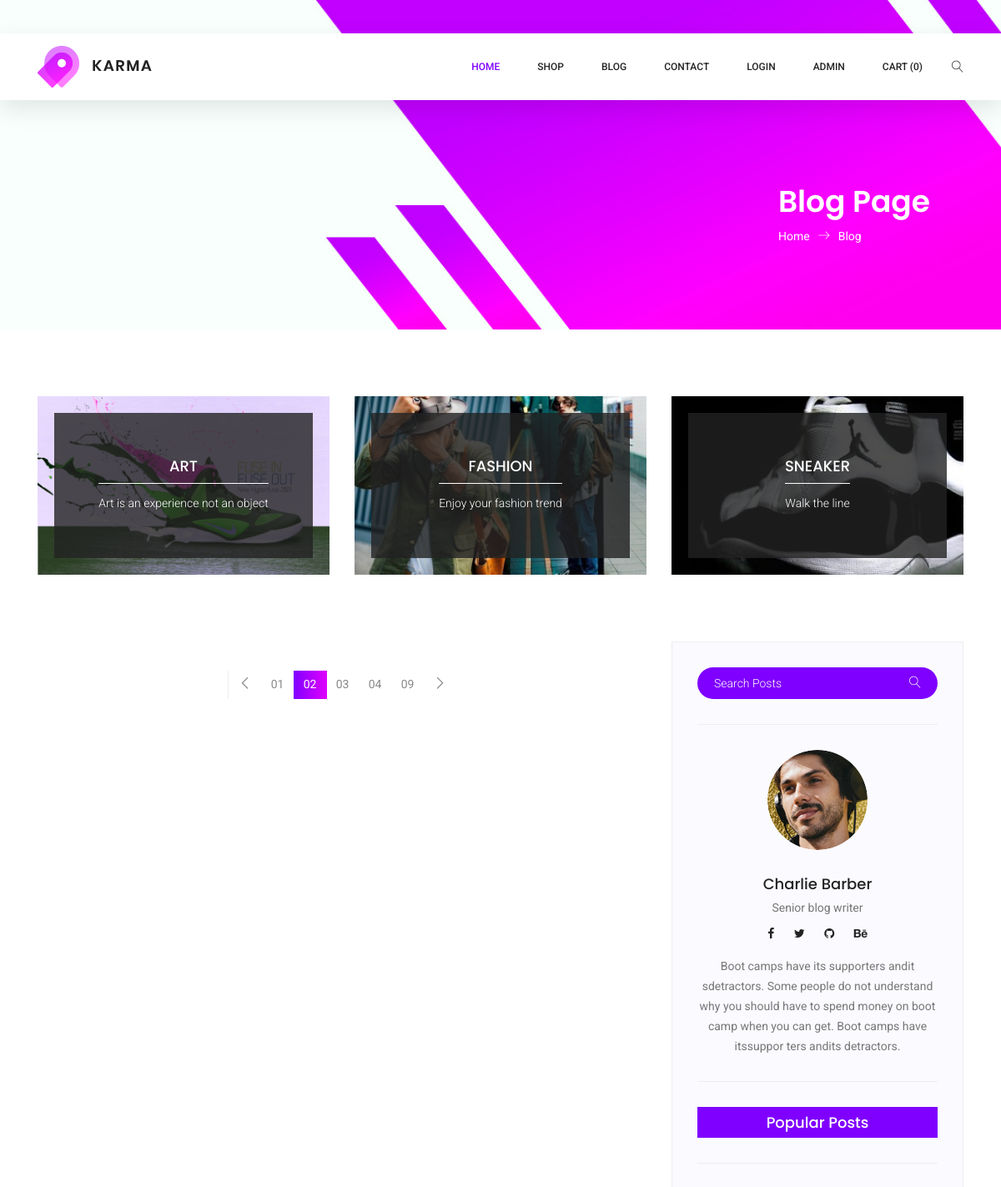
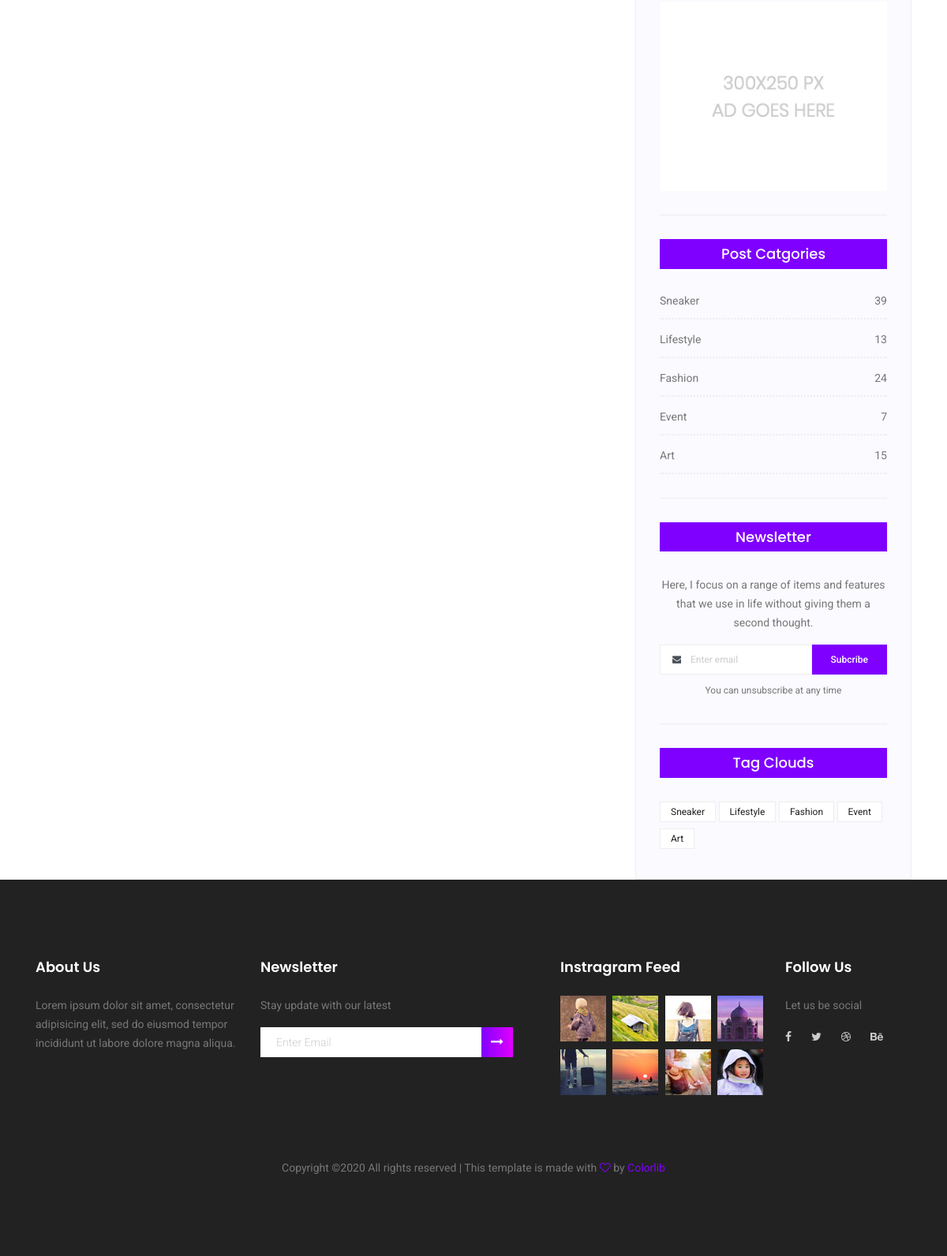
Screenshot of /blog.php with the database file from the repository (2 pictures, top to bottom).
### tables this page shows
CREATE TABLE `blog_catalog` (
  `id_catalog` int(11) NOT NULL,
  `catalog` varchar(256) NOT NULL,
  `number_post` int(255) NOT NULL
);

### blog.php (called while the page is built)
<?php
require_once('controllers/BlogController.php');
?>

### core/Connection.php (called while the page is built, shortened)
<?php
function getConnection(){
    $host= 'localhost';
    $dbname = 'PRO1014';
    $username = 'root';
    $password = '';
    $options = array(PDO::MYSQL_ATTR_INIT_COMMAND => 'SET NAMES utf8',
    PDO::ATTR_ERRMODE => PDO::ERRMODE_EXCEPTION);
    try {
        $conn = new PDO('mysql:host='.$host.';port=3307;dbname='.$dbname,$username,$password,$options);
        $conn->setAttribute(PDO::ATTR_ERRMODE, PDO::ERRMODE_EXCEPTION);
    }
    catch(PDOException $e){
        echo "Connection failed: " . $e->getMessage();
        die();
    }
    return $conn;
}
function query($sql){
    $connect = getConnection();
    $result = $connect->query($sql)->fetchAll();
    return $result;
}
?>

### models/BlogModel.php (called while the page is built, shortened)
<?php
function getAllBlogCatalog(){
    $sql = "select * from blog_catalog";
    return query($sql);
}
?>

### views/blog/area.php (the view, shortened to what this page needs)
<section class="blog_area">
       <div class="container">
           <div class="row">
               <div class="col-lg-8">
                   <div class="blog_left_sidebar">
                       <nav class="blog-pagination justify-content-center d-flex">
                           <ul class="pagination">
                               <li class="page-item">
                                   <a href="#" class="page-link" aria-label="Previous">
                                       <span aria-hidden="true">
                                           <span class="lnr lnr-chevron-left"></span>
                                       </span>
                                   </a>
                               </li>
                               <li class="page-item"><a href="#" class="page-link">01</a></li>
                               <li class="page-item active"><a href="#" class="page-link">02</a></li>
                               <li class="page-item"><a href="#" class="page-link">03</a></li>
                               <li class="page-item"><a href="#" class="page-link">04</a></li>
                               <li class="page-item"><a href="#" class="page-link">09</a></li>
                               <li class="page-item">
                                   <a href="#" class="page-link" aria-label="Next">
                                       <span aria-hidden="true">
                                           <span class="lnr lnr-chevron-right"></span>
                                       </span>
                                   </a>
                               </li>
                           </ul>
                       </nav>
                   </div>
               </div>
               <div class="col-lg-4">
                   <div class="blog_right_sidebar">
                       <aside class="single_sidebar_widget search_widget">
                           <div class="input-group">
                               <input type="text" class="form-control" placeholder="Search Posts" onfocus="this.placeholder = ''" onblur="this.placeholder = 'Search Posts'">
                               <span class="input-group-btn">
                                   <button class="btn btn-default" type="button"><i class="lnr lnr-magnifier"></i></button>
                               </span>
                           </div>
                           <div class="br"></div>
                       </aside>
                       <aside class="single_sidebar_widget author_widget">
                           <img class="author_img rounded-circle" src="assets/img/blog/author.png" alt="">
                           <h4>Charlie Barber</h4>
                           <p>Senior blog writer</p>
                           <div class="social_icon">
                               <a href="#"><i class="fa fa-facebook"></i></a>
                               <a href="#"><i class="fa fa-twitter"></i></a>
                               <a href="#"><i class="fa fa-github"></i></a>
                               <a href="#"><i class="fa fa-behance"></i></a>
                           </div>
                           <p>Boot camps have its supporters andit sdetractors. Some people do not understand why you
                               should have to spend money on boot camp when you can get. Boot camps have itssuppor
                               ters andits detractors.</p>
                           <div class="br"></div>
                       </aside>
                       <aside class="single_sidebar_widget popular_post_widget">
                           <h3 class="widget_title">Popular Posts</h3>
                           <div class="br"></div>
                       </aside>
                       <aside class="single_sidebar_widget ads_widget">
                           <a href="#"><img class="img-fluid" src="assets/img/blog/add.jpg" alt=""></a>
                           <div class="br"></div>
                       </aside>
                       <aside class="single_sidebar_widget post_category_widget">
                           <h4 class="widget_title">Post Catgories</h4>
                           <ul class="list cat-list">
                               <?php
                                   $blogs = getAllBlogCatalog();
                                   foreach($blogs as $blog){
                                       echo'
                                       <li>
                                   <a href="#" class="d-flex justify-content-between">
                                       <p>'.$blog['catalog'].'</p>
                                       <p>'.$blog['number_post'].'</p>
                                   </a>
                               </li>
                                       ';
                                   }
                               ?>
                           </ul>
                           <div class="br"></div>
                       </aside>
                       <aside class="single-sidebar-widget newsletter_widget">
                           <h4 class="widget_title">Newsletter</h4>
                           <p>
                               Here, I focus on a range of items and features that we use in life without
                               giving them a second thought.
                           </p>
                           <div class="form-group d-flex flex-row">
                               <div class="input-group">
                                   <div class="input-group-prepend">
                                       <div class="input-group-text"><i class="fa fa-envelope" aria-hidden="true"></i></div>
                                   </div>
                                   <input type="text" class="form-control" id="inlineFormInputGroup" placeholder="Enter email"
                                       onfocus="this.placeholder = ''" onblur="this.placeholder = 'Enter email'">
                               </div>
                               <a href="#" class="bbtns">Subcribe</a>
                           </div>
                           <p class="text-bottom">You can unsubscribe at any time</p>
                           <div class="br"></div>
                       </aside>
                       <aside class="single-sidebar-widget tag_cloud_widget">
                           <h4 class="widget_title">Tag Clouds</h4>
                           <ul class="list">
                           <?php
                           $blogs = getAllBlogCatalog();
                           foreach($blogs as $blog){
                               echo'
                               <li><a href="#">'.$blog['catalog'].'</a></li>
                               ';}
                           ?>
                           </ul>
                       </aside>
                   </div>
               </div>
           </div>
       </div>
   </section>

### rows the page displays
blog_catalog: catalog "Sneaker", number_post "39"
blog_catalog: catalog "Lifestyle", number_post "13"
blog_catalog: catalog "Fashion", number_post "24"
blog_catalog: catalog "Event", number_post "7"
blog_catalog: catalog "Art", number_post "15"
